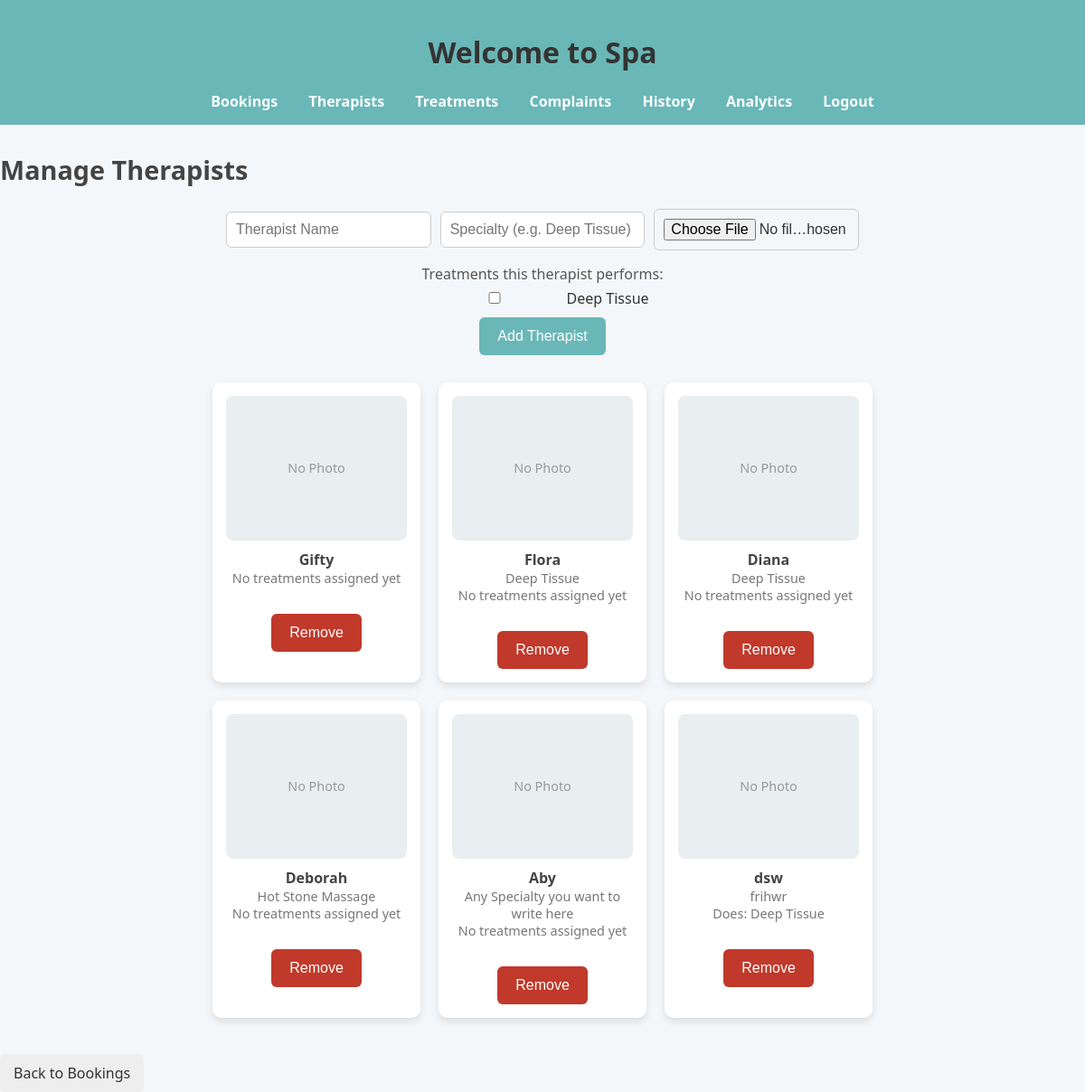
The page /admin/therapists (signed in) on the database its author committed.
### models.py (models this page shows)
class Treatment(db.Model):
    id = db.Column(db.Integer, primary_key=True)
    name = db.Column(db.String(100), nullable=False)
    description = db.Column(db.String(300))
    price_30 = db.Column(db.Float, default=0.0)   # 30 mins or less
    price_60 = db.Column(db.Float, default=0.0)   # 1 hour
    price_90 = db.Column(db.Float, default=0.0)   # 1 hr 30 mins
    price_120 = db.Column(db.Float, default=0.0)  # 2 hours

class Therapist(db.Model):
    id = db.Column(db.Integer, primary_key=True)
    name = db.Column(db.String(100), nullable=False)
    specialty = db.Column(db.String(100))
    image_filename = db.Column(db.String(200))  # filename inside static/uploads/therapists
    treatments = db.relationship('Treatment', secondary=therapist_treatments, backref='therapists')

### spa_app.py (the view, shortened to what this page needs)
@app.route('/admin/therapists', methods=['GET', 'POST'])
@login_required
def admin_therapists():
    therapists = Therapist.query.all()
    treatments = Treatment.query.all()
    return render_template('admin_therapists.html', therapists=therapists, treatments=treatments)

### spa_app.py (called while the page is built)
@login_manager.user_loader
def load_user(user_id):
    return User.query.get(int(user_id))

### templates/admin_therapists.html (shortened to what this page needs)
<!DOCTYPE html>
<html>
<head>
  <link rel="stylesheet" href="{{ url_for('static', filename='style.css') }}">
</head>
<body>
  <header>
    <h1>Welcome to Spa</h1>
    <nav>
      <a href="{{ url_for('admin') }}">Bookings</a>
      <a href="{{ url_for('admin_therapists') }}">Therapists</a>
      <a href="{{ url_for('admin_treatments') }}">Treatments</a>
      <a href="{{ url_for('admin_complaints') }}">Complaints</a>
      <a href="{{ url_for('admin_history') }}">History</a>
      <a href="{{ url_for('admin_analytics') }}">Analytics</a>
      <a href="{{ url_for('logout') }}">Logout</a>
    </nav>
  </header>
  <h2>Manage Therapists</h2>
  <form method="POST" action="{{ url_for('admin_therapists') }}" enctype="multipart/form-data" class="admin-add-form">
    <input type="text" name="name" placeholder="Therapist Name" required>
    <input type="text" name="specialty" placeholder="Specialty (e.g. Deep Tissue)">
    <input type="file" name="image" accept="image/*">
    <div style="width:100%; text-align:center;">
      <p style="margin:5px 0; color:#555;">Treatments this therapist performs:</p>
      {% for t in treatments %}
        <label style="margin-right:10px;"><input type="checkbox" name="treatment_ids" value="{{ t.id }}"> {{ t.name }}</label>
      {% else %}
        <span style="color:#999;">Add treatments first, then come back to assign them.</span>
      {% endfor %}
    </div>
    <button type="submit">Add Therapist</button>
  </form>
  <div class="therapist-grid">
    {% for t in therapists %}
    <div class="therapist-card">
      {% if t.image_filename %}
        <img src="{{ url_for('static', filename='uploads/therapists/' + t.image_filename) }}" alt="{{ t.name }}">
      {% else %}
        <div class="therapist-photo-placeholder">No Photo</div>
      {% endif %}
      <div class="therapist-name">{{ t.name }}</div>
      <div class="therapist-specialty">{{ t.specialty }}</div>
      <div class="therapist-specialty">
        {% if t.treatments %}
          Does: {{ t.treatments | map(attribute='name') | join(', ') }}
        {% else %}
          No treatments assigned yet
        {% endif %}
      </div>
      <form method="POST" action="{{ url_for('delete_therapist', therapist_id=t.id) }}">
        <button type="submit" class="delete-btn">Remove</button>
      </form>
    </div>
    {% else %}
    <p>No therapists added yet.</p>
    {% endfor %}
  </div>
  <a href="{{ url_for('admin') }}" class="back-btn">Back to Bookings</a>
</body>
</html>

### static/style.css (style rules this page uses)
body { font-family: 'Segoe UI', Arial, sans-serif; background: #f4f7f9; margin: 0; padding: 0; color: #333; }
header { background: #6ab7b7; padding: 15px; text-align: center; }
nav a { margin: 0 15px; color: white; font-weight: bold; text-decoration: none; transition: color 0.3s ease; }
h2 { margin-top: 30px; font-size: 1.8em; color: #444; }
form { margin-top: 20px; }
form input, form select { padding: 10px; margin: 10px 0; width: 80%; border: 1px solid #ccc; border-radius: 6px; font-size: 1em; }
form button { background: #6ab7b7; color: white; border: none; padding: 12px 20px; border-radius: 6px; font-size: 1em; cursor: pointer; transition: background 0.3s ease; }
.back-btn { display: inline-block; margin-top: 20px; padding: 10px 15px; background-color: #eee; color: #333; text-decoration: none; border-radius: 6px; transition: background 0.3s ease; }
.therapist-grid { display: flex; flex-wrap: wrap; justify-content: center; gap: 20px; max-width: 900px; margin: 20px auto; }
.therapist-card { background: white; border-radius: 10px; box-shadow: 0 4px 8px rgba(0,0,0,0.1); padding: 15px; width: 200px; text-align: center; cursor: pointer; transition: transform 0.2s ease, box-shadow 0.2s ease; }
.therapist-card img, .therapist-photo-placeholder { width: 100%; height: 160px; object-fit: cover; border-radius: 8px; margin-bottom: 10px; }
.therapist-photo-placeholder { display: flex; align-items: center; justify-content: center; background: #e9eef0; color: #999; font-size: 0.9em; }
.therapist-name { font-weight: bold; color: #444; }
.therapist-specialty { color: #777; font-size: 0.9em; }
.admin-add-form { display: flex; flex-wrap: wrap; gap: 10px; justify-content: center; align-items: center; max-width: 700px; margin: 15px auto 30px; }
.admin-add-form input { width: auto; flex: 1; min-width: 150px; margin: 0; }
.delete-btn { background: #c0392b; margin-top: 10px; }

### rows shown on the page
Treatment: name "Deep Tissue"
Therapist: shows "No Photo", name "Gifty", shows "No treatments assigned yet"
Therapist: shows "No Photo", name "Flora", specialty "Deep Tissue", shows "No treatments assigned yet"
Therapist: shows "No Photo", name "Diana", specialty "Deep Tissue", shows "No treatments assigned yet"
Therapist: shows "No Photo", name "Deborah", specialty "Hot Stone Massage", shows "No treatments assigned yet"
Therapist: shows "No Photo", name "Aby", specialty "Any Specialty you want to write here", shows "No treatments assigned yet"
Therapist: shows "No Photo", name "dsw", specialty "frihwr", treatments|map "Deep Tissue"
